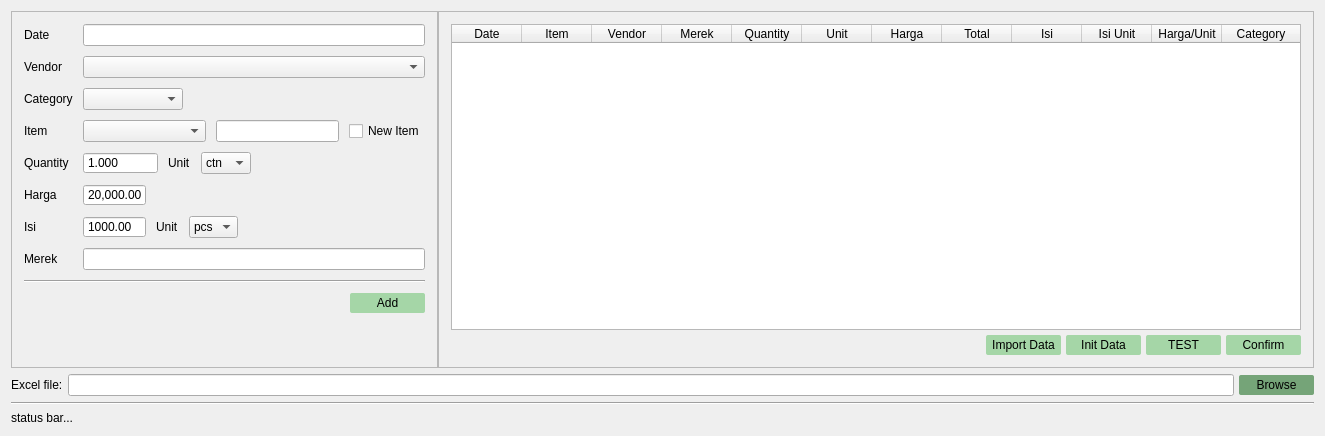
<?xml version="1.0" encoding="UTF-8"?>
<ui version="4.0">
 <class>pembelian</class>
 <widget class="QWidget" name="pembelian">
  <property name="geometry">
   <rect>
    <x>0</x>
    <y>0</y>
    <width>1325</width>
    <height>436</height>
   </rect>
  </property>
  <property name="minimumSize">
   <size>
    <width>1325</width>
    <height>0</height>
   </size>
  </property>
  <property name="windowTitle">
   <string>Form</string>
  </property>
  <property name="windowIcon">
   <iconset>
    <normaloff>:/Icon/MissPoeVectorExcel.ico</normaloff>:/Icon/MissPoeVectorExcel.ico</iconset>
  </property>
  <property name="styleSheet">
   <string notr="true">QWidget#pembelian{	
background-color: qlineargradient(spread:pad, x1:0.5, y1:1, x2:0.5, y2:0, stop:0 #b8dbb4, stop:.9 rgba(255, 255, 255, 255));
}

QFrame#inner_frame{
background-color: qlineargradient(spread:pad, x1:0.5, y1:1, x2:0.5, y2:0, stop:0 #e8f5e9, stop:.9 rgba(255, 255, 255, 255));
border-radius: 5px
}
QFrame#inner_frame_3{
background-color: qlineargradient(spread:pad, x1:0.5, y1:1, x2:0.5, y2:0, stop:0 #e8f5e9, stop:.9 rgba(255, 255, 255, 255));
border-radius: 5px
}
QPushButton {
background-color:#a5d6a7;
border:none;
border-radius: 2px;
min-width: 75px;
max-width: 75px;
min-height: 20px;
max-height: 20px;
}
QPushButton:hover {
background-color:#afe2b2;
}
QPushButton#file_browse_button{
background-color:#75a478;
}
QPushButton#file_browse_button:hover{
background-color:#7eb082;
}
QPushButton#file_browse_button:Pressed{
background-color:#d7ffd9;
}
QPushButton:Pressed {
background-color:#d7ffd9;
}</string>
  </property>
  <layout class="QVBoxLayout" name="verticalLayout_6">
   <item>
    <layout class="QHBoxLayout" name="horizontalLayout_5">
     <property name="spacing">
      <number>0</number>
     </property>
     <item>
      <widget class="QFrame" name="outer_frame">
       <property name="maximumSize">
        <size>
         <width>501</width>
         <height>16777215</height>
        </size>
       </property>
       <property name="font">
        <font>
         <family>HelveticaNeue</family>
        </font>
       </property>
       <property name="frameShape">
        <enum>QFrame::StyledPanel</enum>
       </property>
       <property name="frameShadow">
        <enum>QFrame::Raised</enum>
       </property>
       <layout class="QVBoxLayout" name="verticalLayout_2">
        <property name="spacing">
         <number>0</number>
        </property>
        <property name="leftMargin">
         <number>3</number>
        </property>
        <property name="topMargin">
         <number>3</number>
        </property>
        <property name="rightMargin">
         <number>3</number>
        </property>
        <property name="bottomMargin">
         <number>3</number>
        </property>
        <item>
         <widget class="QFrame" name="inner_frame">
          <property name="minimumSize">
           <size>
            <width>0</width>
            <height>0</height>
           </size>
          </property>
          <property name="maximumSize">
           <size>
            <width>500</width>
            <height>16777215</height>
           </size>
          </property>
          <property name="frameShape">
           <enum>QFrame::StyledPanel</enum>
          </property>
          <property name="frameShadow">
           <enum>QFrame::Raised</enum>
          </property>
          <layout class="QHBoxLayout" name="horizontalLayout_6">
           <item>
            <layout class="QVBoxLayout" name="verticalLayout_5">
             <property name="spacing">
              <number>3</number>
             </property>
             <item>
              <layout class="QVBoxLayout" name="verticalLayout_4">
               <property name="spacing">
                <number>10</number>
               </property>
               <item>
                <layout class="QHBoxLayout" name="horizontalLayout">
                 <item>
                  <layout class="QVBoxLayout" name="verticalLayout">
                   <item>
                    <widget class="QLabel" name="label">
                     <property name="font">
                      <font>
                       <family>MS Shell Dlg 2</family>
                       <italic>false</italic>
                      </font>
                     </property>
                     <property name="text">
                      <string>Date</string>
                     </property>
                    </widget>
                   </item>
                   <item>
                    <widget class="QLabel" name="vendor_label">
                     <property name="font">
                      <font>
                       <family>MS Shell Dlg 2</family>
                       <italic>false</italic>
                      </font>
                     </property>
                     <property name="text">
                      <string>Vendor</string>
                     </property>
                    </widget>
                   </item>
                   <item>
                    <widget class="QLabel" name="label_2">
                     <property name="text">
                      <string>Category</string>
                     </property>
                    </widget>
                   </item>
                   <item>
                    <widget class="QLabel" name="item_label">
                     <property name="text">
                      <string>Item</string>
                     </property>
                    </widget>
                   </item>
                   <item>
                    <widget class="QLabel" name="qty_label">
                     <property name="text">
                      <string>Quantity</string>
                     </property>
                    </widget>
                   </item>
                   <item>
                    <widget class="QLabel" name="harga_label">
                     <property name="text">
                      <string>Harga</string>
                     </property>
                    </widget>
                   </item>
                   <item>
                    <widget class="QLabel" name="isi_label">
                     <property name="text">
                      <string>Isi</string>
                     </property>
                    </widget>
                   </item>
                   <item>
                    <widget class="QLabel" name="label_3">
                     <property name="text">
                      <string>Merek</string>
                     </property>
                    </widget>
                   </item>
                  </layout>
                 </item>
                 <item>
                  <layout class="QVBoxLayout" name="input_layout">
                   <item>
                    <widget class="QLineEdit" name="date_line">
                     <property name="maximumSize">
                      <size>
                       <width>500</width>
                       <height>16777215</height>
                      </size>
                     </property>
                    </widget>
                   </item>
                   <item>
                    <widget class="QComboBox" name="vendor_combo"/>
                   </item>
                   <item>
                    <widget class="QComboBox" name="category_combo">
                     <property name="maximumSize">
                      <size>
                       <width>100</width>
                       <height>16777215</height>
                      </size>
                     </property>
                    </widget>
                   </item>
                   <item>
                    <layout class="QHBoxLayout" name="horizontalLayout_2">
                     <item>
                      <widget class="QComboBox" name="item_combo">
                       <property name="sizePolicy">
                        <sizepolicy hsizetype="MinimumExpanding" vsizetype="Fixed">
                         <horstretch>0</horstretch>
                         <verstretch>0</verstretch>
                        </sizepolicy>
                       </property>
                      </widget>
                     </item>
                     <item>
                      <widget class="QLineEdit" name="item_line">
                       <property name="maximumSize">
                        <size>
                         <width>500</width>
                         <height>16777215</height>
                        </size>
                       </property>
                      </widget>
                     </item>
                     <item>
                      <widget class="QCheckBox" name="new_item_check">
                       <property name="text">
                        <string>New Item</string>
                       </property>
                      </widget>
                     </item>
                    </layout>
                   </item>
                   <item>
                    <layout class="QHBoxLayout" name="horizontalLayout_7">
                     <item>
                      <widget class="QDoubleSpinBox" name="qty_spin">
                       <property name="minimumSize">
                        <size>
                         <width>50</width>
                         <height>0</height>
                        </size>
                       </property>
                       <property name="maximumSize">
                        <size>
                         <width>100</width>
                         <height>16777215</height>
                        </size>
                       </property>
                       <property name="buttonSymbols">
                        <enum>QAbstractSpinBox::NoButtons</enum>
                       </property>
                       <property name="decimals">
                        <number>3</number>
                       </property>
                       <property name="maximum">
                        <double>9999999.000000000000000</double>
                       </property>
                       <property name="value">
                        <double>1.000000000000000</double>
                       </property>
                      </widget>
                     </item>
                     <item>
                      <widget class="QLabel" name="unit_label">
                       <property name="maximumSize">
                        <size>
                         <width>16777215</width>
                         <height>16777215</height>
                        </size>
                       </property>
                       <property name="text">
                        <string>Unit</string>
                       </property>
                      </widget>
                     </item>
                     <item>
                      <widget class="QComboBox" name="unit_combo">
                       <item>
                        <property name="text">
                         <string>ctn</string>
                        </property>
                       </item>
                       <item>
                        <property name="text">
                         <string>bks</string>
                        </property>
                       </item>
                       <item>
                        <property name="text">
                         <string>pcs</string>
                        </property>
                       </item>
                       <item>
                        <property name="text">
                         <string>Kg</string>
                        </property>
                       </item>
                       <item>
                        <property name="text">
                         <string>g</string>
                        </property>
                       </item>
                       <item>
                        <property name="text">
                         <string>L</string>
                        </property>
                       </item>
                       <item>
                        <property name="text">
                         <string>ml</string>
                        </property>
                       </item>
                       <item>
                        <property name="text">
                         <string>sak</string>
                        </property>
                       </item>
                      </widget>
                     </item>
                     <item>
                      <spacer name="horizontalSpacer_4">
                       <property name="orientation">
                        <enum>Qt::Horizontal</enum>
                       </property>
                       <property name="sizeHint" stdset="0">
                        <size>
                         <width>40</width>
                         <height>20</height>
                        </size>
                       </property>
                      </spacer>
                     </item>
                    </layout>
                   </item>
                   <item>
                    <widget class="QDoubleSpinBox" name="harga_spin">
                     <property name="minimumSize">
                      <size>
                       <width>63</width>
                       <height>0</height>
                      </size>
                     </property>
                     <property name="maximumSize">
                      <size>
                       <width>50</width>
                       <height>16777215</height>
                      </size>
                     </property>
                     <property name="buttonSymbols">
                      <enum>QAbstractSpinBox::NoButtons</enum>
                     </property>
                     <property name="showGroupSeparator" stdset="0">
                      <bool>true</bool>
                     </property>
                     <property name="maximum">
                      <double>999999999999.000000000000000</double>
                     </property>
                     <property name="value">
                      <double>20000.000000000000000</double>
                     </property>
                    </widget>
                   </item>
                   <item>
                    <layout class="QHBoxLayout" name="horizontalLayout_8">
                     <item>
                      <widget class="QDoubleSpinBox" name="isi_spin">
                       <property name="minimumSize">
                        <size>
                         <width>63</width>
                         <height>0</height>
                        </size>
                       </property>
                       <property name="maximumSize">
                        <size>
                         <width>50</width>
                         <height>16777215</height>
                        </size>
                       </property>
                       <property name="buttonSymbols">
                        <enum>QAbstractSpinBox::NoButtons</enum>
                       </property>
                       <property name="maximum">
                        <double>9999999999999.000000000000000</double>
                       </property>
                       <property name="value">
                        <double>1000.000000000000000</double>
                       </property>
                      </widget>
                     </item>
                     <item>
                      <widget class="QLabel" name="isi_unit_label">
                       <property name="text">
                        <string>Unit</string>
                       </property>
                      </widget>
                     </item>
                     <item>
                      <widget class="QComboBox" name="isi_unit_combo">
                       <item>
                        <property name="text">
                         <string>pcs</string>
                        </property>
                       </item>
                       <item>
                        <property name="text">
                         <string>Kg</string>
                        </property>
                       </item>
                       <item>
                        <property name="text">
                         <string>g</string>
                        </property>
                       </item>
                       <item>
                        <property name="text">
                         <string>L</string>
                        </property>
                       </item>
                       <item>
                        <property name="text">
                         <string>ml</string>
                        </property>
                       </item>
                      </widget>
                     </item>
                     <item>
                      <spacer name="horizontalSpacer_3">
                       <property name="orientation">
                        <enum>Qt::Horizontal</enum>
                       </property>
                       <property name="sizeHint" stdset="0">
                        <size>
                         <width>40</width>
                         <height>20</height>
                        </size>
                       </property>
                      </spacer>
                     </item>
                    </layout>
                   </item>
                   <item>
                    <widget class="QLineEdit" name="merek_line"/>
                   </item>
                  </layout>
                 </item>
                </layout>
               </item>
               <item>
                <widget class="Line" name="line_2">
                 <property name="orientation">
                  <enum>Qt::Horizontal</enum>
                 </property>
                </widget>
               </item>
               <item>
                <layout class="QHBoxLayout" name="horizontalLayout_4">
                 <item>
                  <spacer name="horizontalSpacer_2">
                   <property name="orientation">
                    <enum>Qt::Horizontal</enum>
                   </property>
                   <property name="sizeHint" stdset="0">
                    <size>
                     <width>40</width>
                     <height>20</height>
                    </size>
                   </property>
                  </spacer>
                 </item>
                 <item>
                  <widget class="QPushButton" name="add_vendor_button">
                   <property name="text">
                    <string>Add</string>
                   </property>
                  </widget>
                 </item>
                </layout>
               </item>
              </layout>
             </item>
             <item>
              <spacer name="verticalSpacer_2">
               <property name="orientation">
                <enum>Qt::Vertical</enum>
               </property>
               <property name="sizeHint" stdset="0">
                <size>
                 <width>20</width>
                 <height>40</height>
                </size>
               </property>
              </spacer>
             </item>
            </layout>
           </item>
          </layout>
         </widget>
        </item>
       </layout>
      </widget>
     </item>
     <item>
      <widget class="QFrame" name="outer_frame_2">
       <property name="maximumSize">
        <size>
         <width>16777215</width>
         <height>16777215</height>
        </size>
       </property>
       <property name="font">
        <font>
         <family>HelveticaNeue</family>
        </font>
       </property>
       <property name="frameShape">
        <enum>QFrame::StyledPanel</enum>
       </property>
       <property name="frameShadow">
        <enum>QFrame::Raised</enum>
       </property>
       <layout class="QVBoxLayout" name="verticalLayout_9">
        <property name="spacing">
         <number>0</number>
        </property>
        <property name="leftMargin">
         <number>3</number>
        </property>
        <property name="topMargin">
         <number>3</number>
        </property>
        <property name="rightMargin">
         <number>3</number>
        </property>
        <property name="bottomMargin">
         <number>3</number>
        </property>
        <item>
         <widget class="QFrame" name="inner_frame_3">
          <property name="minimumSize">
           <size>
            <width>0</width>
            <height>0</height>
           </size>
          </property>
          <property name="maximumSize">
           <size>
            <width>16777215</width>
            <height>16777215</height>
           </size>
          </property>
          <property name="frameShape">
           <enum>QFrame::StyledPanel</enum>
          </property>
          <property name="frameShadow">
           <enum>QFrame::Raised</enum>
          </property>
          <layout class="QVBoxLayout" name="verticalLayout_10">
           <item>
            <layout class="QVBoxLayout" name="verticalLayout_11">
             <property name="spacing">
              <number>0</number>
             </property>
             <item>
              <widget class="QTableWidget" name="commit_table">
               <property name="sizePolicy">
                <sizepolicy hsizetype="Expanding" vsizetype="Expanding">
                 <horstretch>0</horstretch>
                 <verstretch>0</verstretch>
                </sizepolicy>
               </property>
               <property name="minimumSize">
                <size>
                 <width>850</width>
                 <height>300</height>
                </size>
               </property>
               <property name="editTriggers">
                <set>QAbstractItemView::NoEditTriggers</set>
               </property>
               <attribute name="horizontalHeaderCascadingSectionResizes">
                <bool>true</bool>
               </attribute>
               <attribute name="horizontalHeaderMinimumSectionSize">
                <number>10</number>
               </attribute>
               <attribute name="horizontalHeaderDefaultSectionSize">
                <number>70</number>
               </attribute>
               <attribute name="horizontalHeaderShowSortIndicator" stdset="0">
                <bool>false</bool>
               </attribute>
               <attribute name="horizontalHeaderStretchLastSection">
                <bool>true</bool>
               </attribute>
               <attribute name="verticalHeaderVisible">
                <bool>false</bool>
               </attribute>
               <attribute name="verticalHeaderStretchLastSection">
                <bool>false</bool>
               </attribute>
               <column>
                <property name="text">
                 <string>Date</string>
                </property>
               </column>
               <column>
                <property name="text">
                 <string>Item</string>
                </property>
               </column>
               <column>
                <property name="text">
                 <string>Vendor</string>
                </property>
               </column>
               <column>
                <property name="text">
                 <string>Merek</string>
                </property>
               </column>
               <column>
                <property name="text">
                 <string>Quantity</string>
                </property>
               </column>
               <column>
                <property name="text">
                 <string>Unit</string>
                </property>
               </column>
               <column>
                <property name="text">
                 <string>Harga</string>
                </property>
               </column>
               <column>
                <property name="text">
                 <string>Total</string>
                </property>
               </column>
               <column>
                <property name="text">
                 <string>Isi</string>
                </property>
               </column>
               <column>
                <property name="text">
                 <string>Isi Unit</string>
                </property>
               </column>
               <column>
                <property name="text">
                 <string>Harga/Unit</string>
                </property>
               </column>
               <column>
                <property name="text">
                 <string>Category</string>
                </property>
               </column>
              </widget>
             </item>
             <item>
              <layout class="QHBoxLayout" name="horizontalLayout_9">
               <property name="spacing">
                <number>5</number>
               </property>
               <property name="topMargin">
                <number>5</number>
               </property>
               <item>
                <spacer name="horizontalSpacer_5">
                 <property name="orientation">
                  <enum>Qt::Horizontal</enum>
                 </property>
                 <property name="sizeHint" stdset="0">
                  <size>
                   <width>40</width>
                   <height>20</height>
                  </size>
                 </property>
                </spacer>
               </item>
               <item>
                <widget class="QPushButton" name="import_button">
                 <property name="text">
                  <string>Import Data</string>
                 </property>
                </widget>
               </item>
               <item>
                <widget class="QPushButton" name="init_button">
                 <property name="text">
                  <string>Init Data</string>
                 </property>
                </widget>
               </item>
               <item>
                <widget class="QPushButton" name="test_button">
                 <property name="sizePolicy">
                  <sizepolicy hsizetype="Preferred" vsizetype="Preferred">
                   <horstretch>0</horstretch>
                   <verstretch>0</verstretch>
                  </sizepolicy>
                 </property>
                 <property name="minimumSize">
                  <size>
                   <width>75</width>
                   <height>20</height>
                  </size>
                 </property>
                 <property name="maximumSize">
                  <size>
                   <width>75</width>
                   <height>20</height>
                  </size>
                 </property>
                 <property name="styleSheet">
                  <string notr="true"/>
                 </property>
                 <property name="text">
                  <string>TEST</string>
                 </property>
                 <property name="flat">
                  <bool>false</bool>
                 </property>
                </widget>
               </item>
               <item>
                <widget class="QPushButton" name="confirm_button">
                 <property name="sizePolicy">
                  <sizepolicy hsizetype="Preferred" vsizetype="Preferred">
                   <horstretch>0</horstretch>
                   <verstretch>0</verstretch>
                  </sizepolicy>
                 </property>
                 <property name="minimumSize">
                  <size>
                   <width>75</width>
                   <height>20</height>
                  </size>
                 </property>
                 <property name="text">
                  <string>Confirm</string>
                 </property>
                </widget>
               </item>
              </layout>
             </item>
            </layout>
           </item>
          </layout>
         </widget>
        </item>
       </layout>
      </widget>
     </item>
    </layout>
   </item>
   <item>
    <layout class="QHBoxLayout" name="file_browse_layout">
     <property name="spacing">
      <number>5</number>
     </property>
     <item>
      <widget class="QLabel" name="file_select_label">
       <property name="text">
        <string>Excel file:</string>
       </property>
      </widget>
     </item>
     <item>
      <widget class="QLineEdit" name="xls_file_browser">
       <property name="readOnly">
        <bool>true</bool>
       </property>
      </widget>
     </item>
     <item>
      <widget class="QPushButton" name="file_browse_button">
       <property name="text">
        <string>Browse</string>
       </property>
      </widget>
     </item>
    </layout>
   </item>
   <item>
    <widget class="Line" name="line">
     <property name="orientation">
      <enum>Qt::Horizontal</enum>
     </property>
    </widget>
   </item>
   <item>
    <widget class="QLabel" name="status_bar">
     <property name="text">
      <string>status bar...</string>
     </property>
    </widget>
   </item>
  </layout>
 </widget>
 <resources/>
 <connections/>
</ui>
